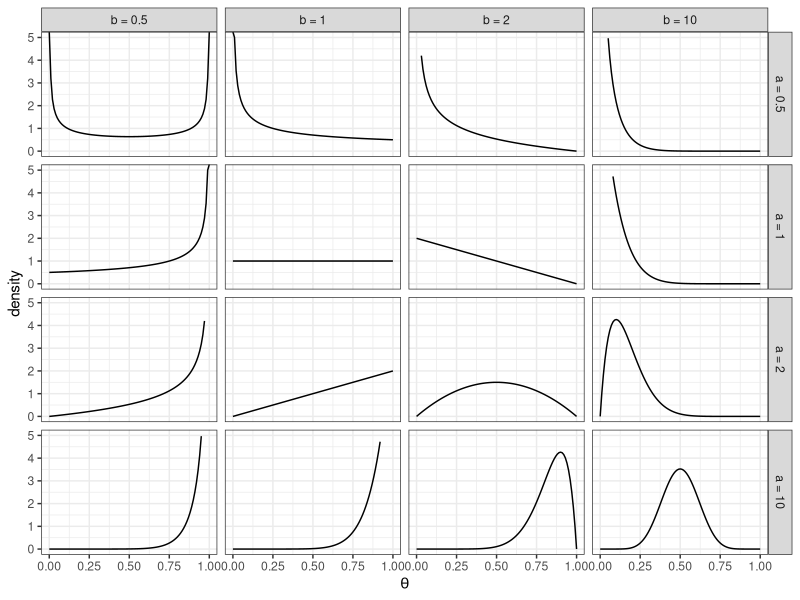
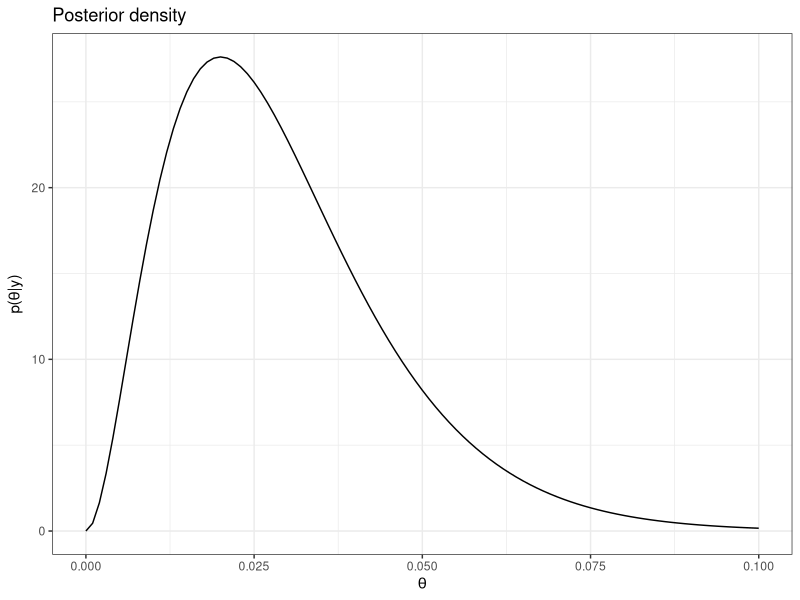
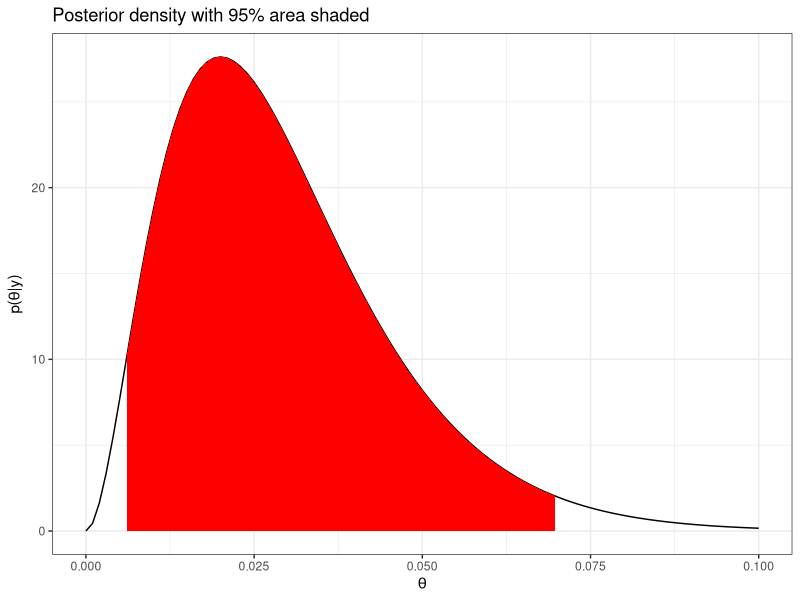

Source code (R) for these figures, in order:
## ----libraries, message=FALSE, warning=FALSE, cache=FALSE-------------------------------------------------------------
library("dplyr")
library("tidyr")
library("ggplot2")


## ----set_seed, echo=FALSE---------------------------------------------------------------------------------------------
set.seed(2)


## ---------------------------------------------------------------------------------------------------------------------
my_dbeta <- function(x) {
  data.frame(theta = seq(0, 1, length=101)) %>%
    mutate(density = dbeta(theta, x$a, x$b))
}

d <- expand.grid(a = c(.5,1,2, 10),
            b = c(.5,1,2, 10)) %>%
  group_by(a,b) %>%
  do(my_dbeta(.)) %>%
  ungroup() %>%
  mutate(a = factor(paste0("a = ", a), levels=paste0("a = ", c(.5,1,2,10))),
         b = factor(paste0("b = ", b), levels=paste0("b = ", c(.5,1,2,10))))

ggplot(d, aes(x=theta, y=density)) +
  geom_line() +
  facet_grid(a~b) +
  theme_bw() +
  labs(x = expression(theta)) +
  ylim(0,5)


## ---------------------------------------------------------------------------------------------------------------------
n <- 100
y <- 2

ggplot(data.frame(x=c(0,.1)), aes(x)) +
  stat_function(fun = dbeta, args = list(shape1 = 1+y, shape2 = 1+n-y)) +
  labs(x = expression(theta),
       y = expression(paste("p(",theta,"|y)")),
       title = "Posterior density") +
  theme_bw()


## ----echo=TRUE--------------------------------------------------------------------------------------------------------
(1+y)/(2+n)


## ----echo=TRUE--------------------------------------------------------------------------------------------------------
# 95% credible interval is 
ci = qbeta(c(.025,.975), 1+y, 1+n-y) 
round(ci, 3)


## ----echo=FALSE-------------------------------------------------------------------------------------------------------
ggplot(data.frame(x=c(0,.1)), aes(x)) +
  stat_function(fun = dbeta, args = list(shape1 = 1+y, shape2 = 1+n-y)) +
  stat_function(fun = dbeta, args = list(shape1 = 1+y, shape2 = 1+n-y), 
                xlim = ci,
                geom = "area", fill = "red") +
  labs(x = expression(theta),
       y = expression(paste("p(",theta,"|y)")),
       title = "Posterior density with 95% area shaded") +
  theme_bw()


## ----eval = FALSE, echo = TRUE, size = 'tiny'-------------------------------------------------------------------------
## a <- 1; b <- 1                  # default uniform prior
## y <- 3; n <- 10                 # data
## 
## curve(dbeta(x,ay,b+n-y))        # posterior (pdf)
## (a+y)/(a+b+n)                   # posterior mean
## qbeta(.5, a+y, b+n-y)           # posterior median
## qbeta(c(.025,.975), a+y, b+n-y) # 95% equal tail credible interval
## 
## # Probabilities
## pbeta(0.5, a+y, b+n-y)          # P(theta<0.5|y)
## 
## # Special cases
## qbeta(c(0,.95), a+y, b+n-y)     # if y=0, use a lower one-sided CI
## qbeta(c(.05,1), a+y, b+n-y)     # if y=n, use a upper one-sided CI
